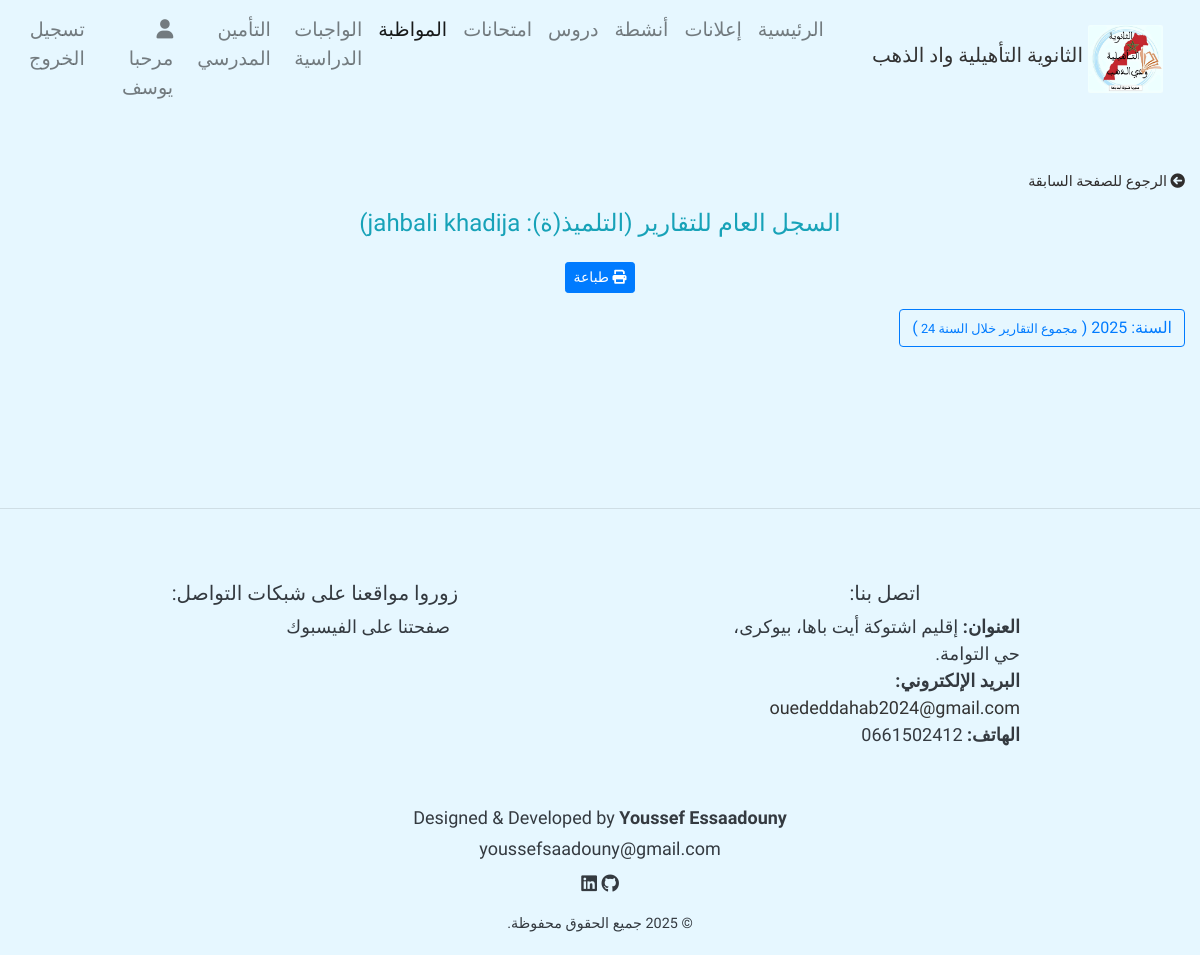
The page /studentTotalreports/12 (signed in) on the database its author committed.
### home/models.py (models this page shows, shortened)
class UserProfile(models.Model):
    user = models.ForeignKey(User, on_delete = models.CASCADE)
    firstname = models.CharField(max_length = 100)
    lastname = models.CharField(max_length = 100)
    User_Type = models.CharField(max_length = 100, null = True, blank = True)
    email = models.EmailField(null = True, blank=  True)

class Student(models.Model):
    code = models.CharField(max_length = 50, null = True, blank = True)
    prenom = models.CharField(max_length = 50)
    nom = models.CharField(max_length = 50)
    sections = models.ForeignKey(Section, related_name="students", blank = True, null = True, on_delete = models.SET_NULL)
    number_phone = models.CharField(max_length = 14, null = True, blank = True)

### home/decorator.py (the view)
        def wrapper_funct(request, *args, **kwargs):
            group = None
            if request.user.groups.exists():
                group = request.user.groups.values_list('name', flat = True)
                if any(g in allowed_roles for g in group) :
                    return view_func(request, *args, **kwargs)
            else:
                return HttpResponse('أنت غير مؤهل لزيارة هذه الصفحة.')

### home/decorator.py (called while the page is built)
def allowed_user(allowed_roles = []):
    def decorator(view_func):
        def wrapper_funct(request, *args, **kwargs):
            group = None
            if request.user.groups.exists():
                group = request.user.groups.values_list('name', flat = True)
                if any(g in allowed_roles for g in group) :
                    return view_func(request, *args, **kwargs)
            else:
                return HttpResponse('أنت غير مؤهل لزيارة هذه الصفحة.')
        return wrapper_funct
    return decorator

### home/models.py (called while the page is built)
    def __str__(self):
        return self.name

### home/templatetags/custom_filter.py (called while the page is built)
@register.filter
def get_item(dictionary, key):
    try:
        if dictionary is not None and key is not None:
            return dictionary.get(key)
    except AttributeError:
        pass
    return None

@register.filter
def get_month(number):
    return ARABIC_MONTHS.get(number)

### templates/pages/attendance/reports/studentTotalReports.html (shortened to what this page needs)
{% extends 'base.html' %}
{% load static %}
{% load custom_filter %}
{% block content %}
<div class="container-fluid my-5">
    <div class="mb-3 text-start">
        <a href="{% url 'add_reports' student.id %}" class="text-decoration-none" style="color: inherit; font-size: 0.9rem;">
          <i class="fas fa-arrow-circle-left me-1"></i> الرجوع للصفحة السابقة
        </a>
      </div>
      <div class="mb-4  text-center text-info">
        <h4>
        السجل العام للتقارير (التلميذ(ة): {{ student.prenom }} {{ student.nom }})
        </h4>
      </div>
      <div class="text-center mb-3">
        <button class="btn btn-sm btn-primary" onclick="window.print()">
          <i class="fas fa-print me-1"></i> طباعة
        </button>
      </div>
    {% for year, reports in grouped_reports.items %}
        <div class="mb-3 d-inline">
            <p class="d-inline-flex gap-1">
                <a class="btn btn-outline-primary" data-toggle="collapse" href="#collapseYear{{ year }}" role="button" aria-expanded="false" aria-controls="collapseYear{{ year }}">
                    السنة: {{ year }}
                    (
                    <small> مجموع التقارير خلال السنة {% with yearCount|get_item:year as total %} {{total}}  {% endwith %} </small>
                    )
                </a>
            </p>
        </div>
        {% empty %}
        <p class="text-center text-muted">لا توجد بيانات تقارير متاحة.</p>
        {% endfor %}
</div>
{% endblock %}

### templates/parts/navbar.html (shortened to what this page needs)
 {% load static %}
 <nav class="navbar navbar-expand-lg navbar-light " style="font-size:medium; font-weight:normal; text-align: right" dir="rtl">
        <a href="/" class="navbar-brand text-center d-flex align-items-center">
            <img src="{% static 'photos/oued-eddahab.jpg' %}" alt="شعار الثانوية التأهيلية واد الذهب  ">
            <h5>الثانوية التأهيلية واد الذهب  </h5>
        </a>
        <div id="navbarContent" class="collapse navbar-collapse justify-content-center">
            <ul class="navbar-nav" style="border-radius:2px; color:#f8f9fa">
                <li class="nav-item {% if request.path == '/' %} active {% endif %} "><a href="/" class="nav-link">  الرئيسية</a></li>
                <li class="nav-item {% if request.resolver_match.url_name == 'announce' or request.resolver_match.url_name == 'add_announce' %} active {% endif %}"><a href="{% url 'announce' %}" class="nav-link">إعلانات</a></li>
                <li class="nav-item {% if request.resolver_match.url_name == 'ShowActivities' or request.resolver_match.url_name == 'add_activity' %} active {% endif %}"><a href="{% url 'ShowActivities' %}" class="nav-link">أنشطة</a></li>
                <li class="nav-item   "><a href=" {% if 'admin' in request.user.groups.all|join:',' or 'teacher' in request.user.groups.all|join:',' or 'general_surveillance' in request.user.groups.all|join:','  %} {% url 'UserCourseList' %} {% else %} {% url 'course_res' %} {% endif %} " class="nav-link">دروس</a></li>
                <li class="nav-item "><a href="{% url 'exams' %}" class="nav-link">امتحانات</a></li>
                {% if 'admin' in request.user.groups.all|join:", " or 'general_surveillance' in request.user.groups.all|join:", " %}
                <li class="nav-item {% if request.path == '/classes/' or request.path == '/ClassStudents/' or request.resolver_match.url_name == 'studentTotalAbsence' or request.resolver_match.url_name == 'studentAbsence' or request.resolver_match.url_name == 'StudentAttendance' or request.resolver_match.url_name == 'ClassStudents' or request.resolver_match.url_name == 'add_reports' or request.resolver_match.url_name == 'studentTotalreports' %} active {% endif %}"><a href="{% url 'classes' %}" class="nav-link seasonsDropdown"> المواظبة </a></li>
                {% endif %}
                {% if 'admin' in request.user.groups.all|join:", " or 'teacher' in request.user.groups.all|join:", "  or 'student' in request.user.groups.all|join:", " %}
                <li class="nav-item "><a href=" {% if 'student' in request.user.groups.all|join:',' %} {% url 'homeWork' %} {% else %} {% url 'UserHomeWorkList' %} {% endif %} " class="nav-link seasonsDropdown"> الواجبات الدراسية</a></li>
                {% endif %}
                {% if 'bursar' in request.user.groups.all|join:", "  %}
                <li class="nav-item {% if request.path == '/add_insurance/' %} active {% endif %}"><a href="{% url 'add_insurance' %}" class="nav-link seasonsDropdown">  التأمين المدرسي</a></li>
                {% endif %}
                {% url 'password_change' as p %}
                {% url 'password_change_done' as d %}
                <li class="nav-item mx-2 {% if request.path == '/UserInfo/' %} active {% endif %}"><a href="{% url 'UserInfo' %}" class="nav-link user" >{% if request.path != p and request.path != d %} <i class="fas fa-user "></i>  مرحبا  {{user_info.firstname}} {% endif %}</a></li>
                <li class="nav-item "><a href="{% url 'signout' %}" class="nav-link out"> تسجيل الخروج  </a></li>
            </ul>
        </div>
    </nav>

### LC_tassegdelt/static/css/style.css (style rules this page uses)
body { background: #e6f7ff; color: #2f2d2d; position: relative; font-size: large; font-family: 'Tajawal' , 'Gupter', 'Marhey', sans-serif !important; direction: rtl; text-align: right; text-align: justify; }
.navbar-brand { display: flex; align-items: center; justify-content: center; }
.navbar-brand img { max-width: 75px; margin: 5px; border-radius: 2px; }
.navbar-brand h5 { color: #333333; font-family: 'Reem Kufi Fun'; }
.nav-link, .nav-link:visited { font-size: larger; color: #f8f9fa; }
.nav-item { font-family: 'Reem Kufi Fun'; }
@media (min-width: 576px) { .navbar-brand { flex-direction: row; } }
@media (min-width: 576px) { .navbar-brand img { max-width: 75px; margin: 5px; } }

### rows shown on the page
UserProfile: firstname "يوسف"
Student: prenom "jahbali", nom "khadija"

### other values the page prints
{{ total }} "24"
